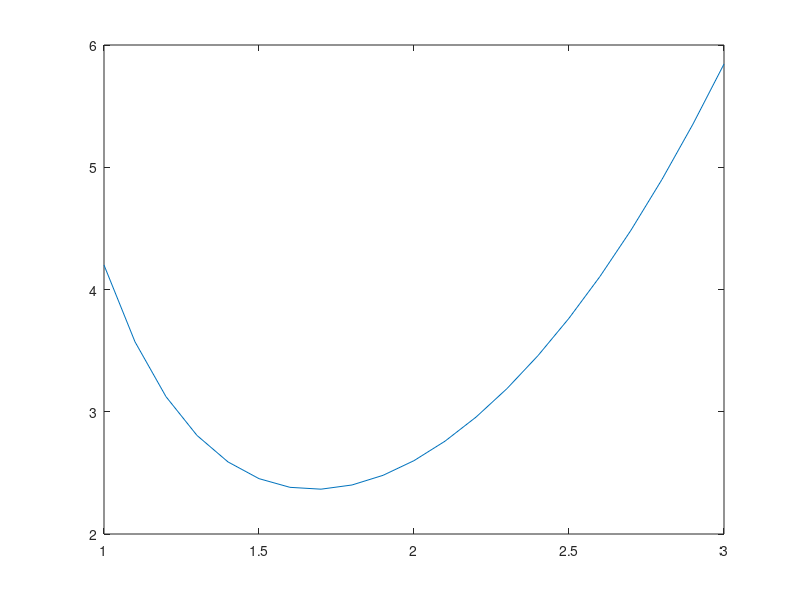

The MATLAB source for this figure:
%===================== Runge Kutta Method ==============================%
%    A method of numerically integrating ordinary differential equations 
%    by using a trial step at the midpoint of an interval to cancel out 
%    lower-order error terms. The second-order formula is
%=======================================================================%
clc; clear all;
h = 0.1;
t = 1:h:3;
y(1) = 4.2;
dyt = @(t,y)(t*t*t-2*y)/t ;
fprintf('     x     y \n');
for i = 1:length(t)-1
    k1 = dyt(t(i),y(i));
    k2 = dyt((t(i)+h/2),(y(i)+(k1*h/2)));
    k3 = dyt((t(i)+h/2),(y(i)+(k2*h/2)));
    k4 = dyt((t(i)+h),(y(i)+(k3*h)));
    y(i+1) = y(i)+((h/6)*(k1+2*k2+2*k3+k4));
    fprintf('%f %f \n',t(i),y(i) );
end
plot(t,y);